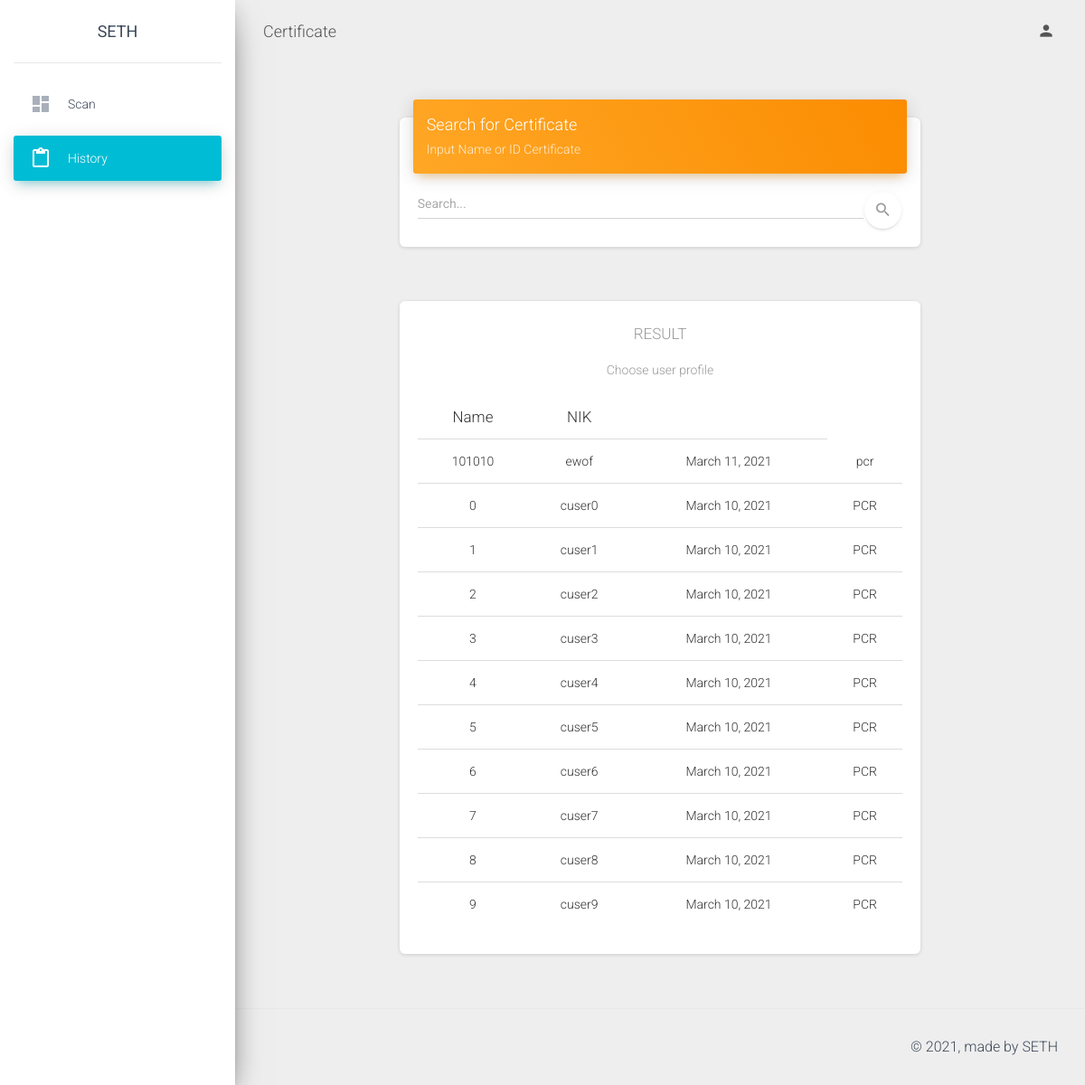
Before: /b_web/history with the older database file.
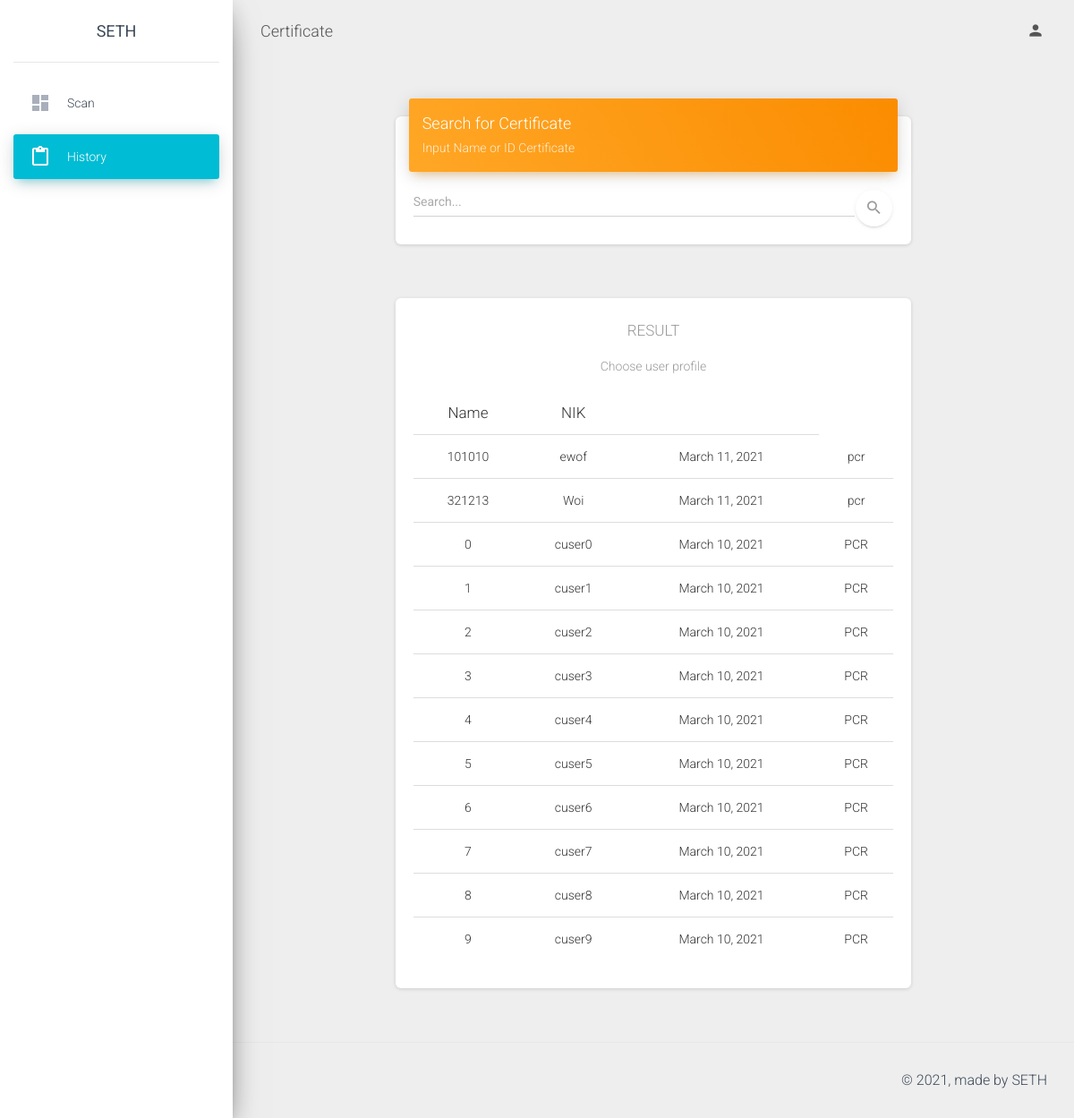
After: the same page with the newer database file.
### SETH/models.py (models this page shows)
class Certificate(models.Model):
    cuser = models.ForeignKey(CUser, on_delete=models.CASCADE)
    cert_type = models.CharField(max_length=10, blank=False)
    note = models.CharField(max_length=250, blank=True, null=True)
    date = models.DateField(default=date.today, blank=True, null=True)
    a_place = models.ForeignKey(APlace, on_delete=models.CASCADE, blank=True, null=True)
    result = models.BooleanField(blank=False, default=True)
    good_result = models.BooleanField(blank=False, default=False)

class CUser(models.Model):
    nik = models.CharField(max_length=50, blank=False)
    name = models.CharField(max_length=50, blank=False)
    email = models.CharField(max_length=50, blank=False)
    phone = models.CharField(max_length=50, blank=False)
    bday = models.CharField(max_length=50, blank=False)
    address = models.CharField(max_length=50, blank=False)
    city = models.CharField(max_length=50, blank=False)
    country = models.CharField(max_length=50, blank=False)
    postalcode = models.CharField(max_length=50, blank=False)
    password = models.CharField(max_length=50, blank=False, default='12345')
    face_data = models.CharField(max_length=25, blank=True, null=True)
    fingerprint = models.CharField(max_length=25, blank=True, null=True)

### B_WEB/views.py (the view, shortened to what this page needs)
# urls.py: path('history', views.history),
def history(request):
    if request.method=="GET":
        return render(request, 'front2/searchCert.html', {"history": list(Certificate.objects.all().order_by("-date"))})
    else:
        print("Invalid method")

### templates/front2/searchCert.html (shortened to what this page needs)
<!DOCTYPE html>
<html lang="en">
<head>
  <link rel="stylesheet" href="https://maxcdn.bootstrapcdn.com/font-awesome/latest/css/font-awesome.min.css">
  <link href="/staticfiles/assets/css/material-dashboard.css?v=2.1.2" rel="stylesheet" />
  <link href="/staticfiles/assets/demo/demo.css" rel="stylesheet" />
</head>
<body class="">
  <div class="sidebar" data-color="azure" data-background-color="white" data-image="/staticfiles/assets/img/sidebar-1.jpg">
    <div class="logo"><a href="#" class="simple-text logo-normal">
        SETH
      </a>
    </div>
    <div class="sidebar-wrapper">
      <ul class="nav">
        <li class="nav-item ">
          <a class="nav-link" href="./dashboard.html">
            <i class="material-icons">dashboard</i>
            <p>Scan</p>
          </a>
        </li>
        <li class="nav-item active">
          <a class="nav-link" href="./searchCert.html">
            <i class="material-icons">content_paste</i>
            <p>History</p>
          </a>
        </li>
      </ul>
    </div>
  </div>
    <div class="main-panel">
      <nav class="navbar navbar-expand-lg navbar-transparent navbar-absolute fixed-top ">
        <div class="container-fluid">
          <div class="navbar-wrapper">
            <a class="navbar-brand" href="javascript:;">Certificate</a>
          </div>
          <div class="collapse navbar-collapse justify-content-end">
            <ul class="navbar-nav">
              <li class="nav-item dropdown">
                <a class="nav-link" href="javascript:;" id="navbarDropdownProfile" data-toggle="dropdown" aria-haspopup="true" aria-expanded="false">
                  <i class="material-icons">person</i>
                </a>
              </li>
            </ul>
          </div>
        </div>
      </nav>
      <div class="content">
        <div class="container-fluid">
          <div class="row">
            <div class="col-md-8 ml-auto mr-auto">
              <div class="card">
                <div class="card-header card-header-warning">
                  <h4 class="card-title">Search for Certificate</h4>
                  <p class="card-category">Input Name or ID Certificate</p>
                </div>
                <div class="card-body">
                  <div class="input-group no-border">
                    <input type="text" value="" class="form-control" placeholder="Search...">
                    <button type="submit" class="btn btn-white btn-round btn-just-icon">
                    <i class="material-icons">search</i>
                    <div class="ripple-container"></div>
                  </button>
                </div>
                </div>
              </div>
            </div>
          </div>
          {% if history %}
            <div class="row">
              <div class="col-md-8 ml-auto mr-auto">
                <div class="card card-profile">
                  <div class="card-body">
                    <h5 class="card-category text-gray">RESULT</h5>
                    <p class="card-description">
                      Choose user profile
                    </p>
                    <div class="table-responsive table-upgrade">
                      <table class="table">
                        <thead>
                          <tr>
                            <th class="text-center">Name</th>
                            <th class="text-center">NIK</th>
                            <th></th>
                          </tr>
                        </thead>
                        <tbody>
                            {% for cert in history %}
                              <tr>
                                <td class="text-center">
                                  {{cert.cuser.nik}}
                                </td>
                                <td class="text-center">
                                  {{cert.cuser.name}}
                                </td>
                                <td class="text-center">
                                  {{cert.date}}
                                </td>
                                <td class="text-center">
                                  {{cert.cert_type}}
                                </td>
                              </tr>
                            {% endfor %}
                        </tbody>
                      </table>
                    </div>
                  </div>
                </div>
              </div>
          </div>
        {% endif %}
      </div>
    </div>
      <footer class="footer">
        <div class="container-fluid">
          <div class="copyright float-right">
            &copy;
            , made by SETH
          </div>
        </div>
      </footer>
    </div>
</body>
</html>

Changed rows visible on the page:
added Certificate: cuser.nik "321213", cuser.name "Woi", date "March 11, 2021", cert_type "pcr"
